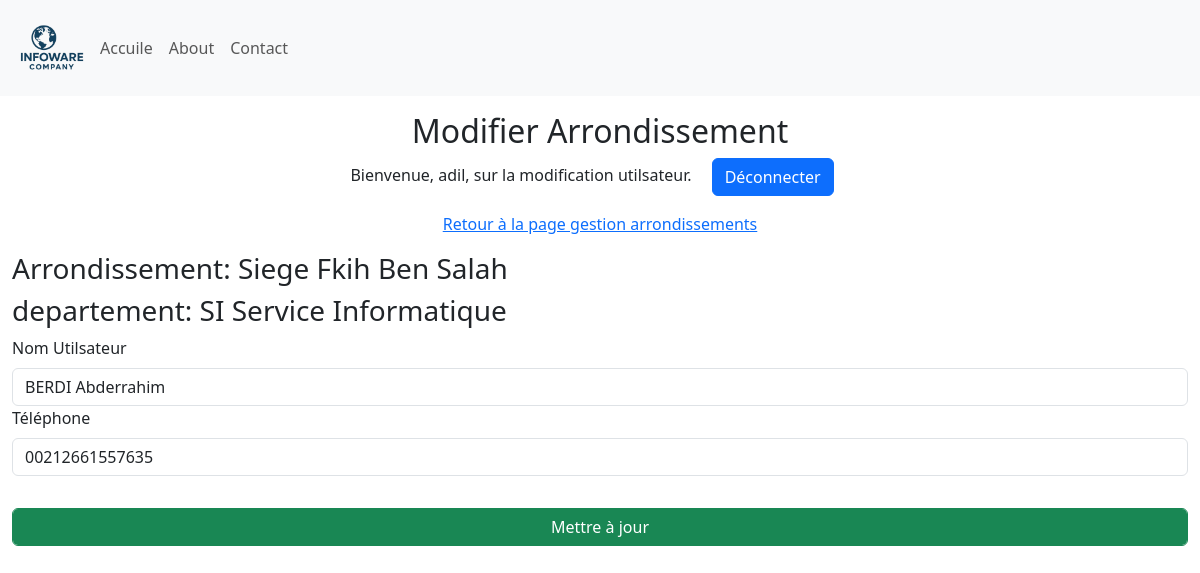
Page /update_Utilisateur/1 (signed in) on the earlier database version.
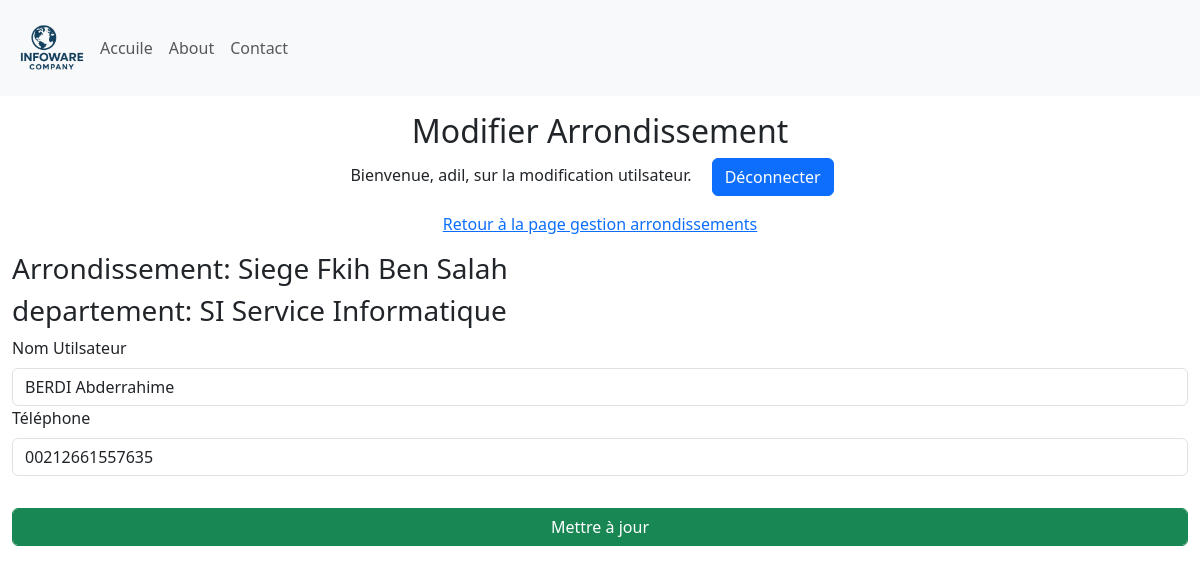
Same page on the later database version.
### Site/models.py (models this page shows, shortened)
class Utilisateur(db.Model):
    id = db.Column(db.Integer, primary_key=True)
    nomUtilisateur = db.Column(db.String(50), unique=True, nullable=False)
    Telephone = db.Column(db.String(20), nullable=True)
    departement = db.Column(db.Integer, db.ForeignKey('departement.id'), nullable=False)

### Site/dashbord/utilisateur.py (the view, shortened to what this page needs)
@utilisateur.route('/update_Utilisateur/<int:id>', methods=['GET', 'POST'])
def update_Utilisateur(id):
    if 'user' not in session:
        return redirect(url_for('admin.admin'))
    utilisateur = Utilisateur.query.get(id)
    departement = Departement.query.get(utilisateur.departement)
    arrondissement = Arondissement.query.get(departement.arondissement)
    return render_template('update_utilisateur.html', name=session['user'], utilisateur=utilisateur, arrondissement=arrondissement, departement=departement)

### Site/templates/update_utilisateur.html (shortened to what this page needs)
{% extends 'base.html' %}
{% block body %}
<div class="container-fluid">
    <div class="row">
        <div class="col-12  my-3">
            <div class="text-center">
                <h2>Modifier Arrondissement</h2>
                <p>Bienvenue, {{ name }}, sur la modification utilsateur. <a class="mx-3 btn btn-primary" href="{{ url_for('admin.logout') }}"">Déconnecter</a></p>
                <p><a href="{{ url_for('arrondissement.manage_Arrondissements') }}">Retour à la page gestion arrondissements</a> </p>
            </div>
           <form method="POST">
                <div class="mb-3">
                    <h3>Arrondissement: {{ arrondissement.arondissement }}</h3>
                    <h3>departement: {{ departement.departement }}</h3>
                    <label for="utilsateurName" class="form-label">Nom Utilsateur</label>
                    <input type="text" class="form-control" id="utilsateurName" name="utilsateurName" value="{{ utilisateur.nomUtilisateur }}" required>
                    <label for="telephone" class="form-label">Téléphone</label>
                    <input type="text" class="form-control" id="telephone" name="telephone" value="{{ utilisateur.Telephone }}">
                </div>
                <div class="mb-3">
                    <input type="submit" class="form-control btn btn-success mt-3" value="Mettre à jour">
                </div>
            </form>
        </div>
    </div>
</div>
{% endblock %}

Differences in the rows shown:
changed Utilisateur: utilsateurName "BERDI Abderrahim" → "BERDI Abderrahime"
